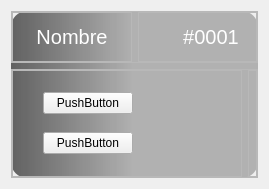
<?xml version="1.0" encoding="UTF-8"?>
<ui version="4.0">
 <class>Form</class>
 <widget class="QWidget" name="Form">
  <property name="geometry">
   <rect>
    <x>0</x>
    <y>0</y>
    <width>269</width>
    <height>189</height>
   </rect>
  </property>
  <property name="windowTitle">
   <string>Form</string>
  </property>
  <layout class="QHBoxLayout" name="horizontalLayout">
   <item>
    <widget class="QStackedWidget" name="state_stacked">
     <property name="styleSheet">
      <string notr="true">#pokemon {

	background-color: qlineargradient(spread:pad, x1:0, y1:0, x2:1, y2:0, stop:0 rgba(97, 97, 97, 255), stop:0.494318 rgba(155, 155, 155, 189));
}</string>
     </property>
     <property name="currentIndex">
      <number>1</number>
     </property>
     <widget class="QWidget" name="loading">
      <property name="styleSheet">
       <string notr="true">#loading {

background-color: #fe908f;

border-radius: 15px;
}</string>
      </property>
      <layout class="QVBoxLayout" name="verticalLayout">
       <property name="leftMargin">
        <number>0</number>
       </property>
       <property name="topMargin">
        <number>0</number>
       </property>
       <property name="rightMargin">
        <number>0</number>
       </property>
       <property name="bottomMargin">
        <number>0</number>
       </property>
       <item>
        <widget class="QFrame" name="frame">
         <property name="frameShape">
          <enum>QFrame::StyledPanel</enum>
         </property>
         <property name="frameShadow">
          <enum>QFrame::Raised</enum>
         </property>
         <layout class="QHBoxLayout" name="horizontalLayout_3">
          <property name="spacing">
           <number>0</number>
          </property>
          <property name="leftMargin">
           <number>0</number>
          </property>
          <property name="topMargin">
           <number>0</number>
          </property>
          <property name="rightMargin">
           <number>0</number>
          </property>
          <property name="bottomMargin">
           <number>0</number>
          </property>
          <item>
           <widget class="QLabel" name="label_loading_animation">
            <property name="text">
             <string/>
            </property>
           </widget>
          </item>
         </layout>
        </widget>
       </item>
       <item>
        <widget class="QFrame" name="frame_2">
         <property name="maximumSize">
          <size>
           <width>16777215</width>
           <height>65</height>
          </size>
         </property>
         <property name="frameShape">
          <enum>QFrame::StyledPanel</enum>
         </property>
         <property name="frameShadow">
          <enum>QFrame::Raised</enum>
         </property>
         <layout class="QVBoxLayout" name="verticalLayout_4">
          <property name="spacing">
           <number>0</number>
          </property>
          <property name="leftMargin">
           <number>15</number>
          </property>
          <property name="topMargin">
           <number>0</number>
          </property>
          <property name="rightMargin">
           <number>15</number>
          </property>
          <property name="bottomMargin">
           <number>0</number>
          </property>
          <item>
           <widget class="QLabel" name="label_loading">
            <property name="text">
             <string>&lt;html&gt;&lt;head/&gt;&lt;body&gt;&lt;p&gt;&lt;span style=&quot; font-size:12pt; color:#ffffff;&quot;&gt;Cargando...&lt;/span&gt;&lt;/p&gt;&lt;/body&gt;&lt;/html&gt;</string>
            </property>
            <property name="alignment">
             <set>Qt::AlignCenter</set>
            </property>
           </widget>
          </item>
          <item>
           <spacer name="verticalSpacer_2">
            <property name="orientation">
             <enum>Qt::Vertical</enum>
            </property>
            <property name="sizeHint" stdset="0">
             <size>
              <width>20</width>
              <height>40</height>
             </size>
            </property>
           </spacer>
          </item>
          <item>
           <widget class="QPushButton" name="btn_retry">
            <property name="styleSheet">
             <string notr="true">#btn_retry {
border: none;
color: #fe908f;
background-color: white;
padding: 6px;
border-radius: 7px;
}</string>
            </property>
            <property name="text">
             <string>Volver a intentar</string>
            </property>
           </widget>
          </item>
          <item>
           <spacer name="verticalSpacer">
            <property name="orientation">
             <enum>Qt::Vertical</enum>
            </property>
            <property name="sizeHint" stdset="0">
             <size>
              <width>20</width>
              <height>40</height>
             </size>
            </property>
           </spacer>
          </item>
         </layout>
        </widget>
       </item>
      </layout>
     </widget>
     <widget class="QWidget" name="pokemon">
      <property name="styleSheet">
       <string notr="true">#pokemon {
background-color: qlineargradient(spread:pad, x1:0, y1:0, x2:1, y2:0, stop:0 rgba(97, 97, 97, 255), stop:0.494318 rgba(155, 155, 155, 189));
border-radius: 16px;
}</string>
      </property>
      <layout class="QVBoxLayout" name="verticalLayout_2">
       <property name="leftMargin">
        <number>0</number>
       </property>
       <property name="topMargin">
        <number>0</number>
       </property>
       <property name="rightMargin">
        <number>0</number>
       </property>
       <property name="bottomMargin">
        <number>0</number>
       </property>
       <item>
        <widget class="QFrame" name="header">
         <property name="maximumSize">
          <size>
           <width>16777215</width>
           <height>52</height>
          </size>
         </property>
         <property name="styleSheet">
          <string notr="true">QLabel {

color: white;
font-size: 20px;
}</string>
         </property>
         <property name="frameShape">
          <enum>QFrame::StyledPanel</enum>
         </property>
         <property name="frameShadow">
          <enum>QFrame::Raised</enum>
         </property>
         <layout class="QHBoxLayout" name="horizontalLayout_4">
          <property name="leftMargin">
           <number>0</number>
          </property>
          <property name="topMargin">
           <number>0</number>
          </property>
          <property name="rightMargin">
           <number>0</number>
          </property>
          <property name="bottomMargin">
           <number>0</number>
          </property>
          <item>
           <widget class="QFrame" name="frame_5">
            <property name="frameShape">
             <enum>QFrame::StyledPanel</enum>
            </property>
            <property name="frameShadow">
             <enum>QFrame::Raised</enum>
            </property>
            <layout class="QHBoxLayout" name="horizontalLayout_6">
             <item>
              <widget class="QLabel" name="label_name">
               <property name="text">
                <string>Nombre</string>
               </property>
               <property name="alignment">
                <set>Qt::AlignCenter</set>
               </property>
              </widget>
             </item>
            </layout>
           </widget>
          </item>
          <item>
           <widget class="QFrame" name="frame_6">
            <property name="frameShape">
             <enum>QFrame::StyledPanel</enum>
            </property>
            <property name="frameShadow">
             <enum>QFrame::Raised</enum>
            </property>
            <layout class="QHBoxLayout" name="horizontalLayout_7">
             <item>
              <spacer name="horizontalSpacer">
               <property name="orientation">
                <enum>Qt::Horizontal</enum>
               </property>
               <property name="sizeType">
                <enum>QSizePolicy::Fixed</enum>
               </property>
               <property name="sizeHint" stdset="0">
                <size>
                 <width>27</width>
                 <height>20</height>
                </size>
               </property>
              </spacer>
             </item>
             <item>
              <widget class="QLabel" name="label_id">
               <property name="text">
                <string>#0001</string>
               </property>
               <property name="alignment">
                <set>Qt::AlignCenter</set>
               </property>
              </widget>
             </item>
            </layout>
           </widget>
          </item>
         </layout>
        </widget>
       </item>
       <item>
        <widget class="QFrame" name="frame_4">
         <property name="frameShape">
          <enum>QFrame::StyledPanel</enum>
         </property>
         <property name="frameShadow">
          <enum>QFrame::Raised</enum>
         </property>
         <layout class="QHBoxLayout" name="horizontalLayout_5">
          <property name="leftMargin">
           <number>0</number>
          </property>
          <property name="topMargin">
           <number>0</number>
          </property>
          <property name="rightMargin">
           <number>0</number>
          </property>
          <property name="bottomMargin">
           <number>0</number>
          </property>
          <item>
           <widget class="QFrame" name="frame_7">
            <property name="sizePolicy">
             <sizepolicy hsizetype="Expanding" vsizetype="Preferred">
              <horstretch>0</horstretch>
              <verstretch>0</verstretch>
             </sizepolicy>
            </property>
            <property name="frameShape">
             <enum>QFrame::StyledPanel</enum>
            </property>
            <property name="frameShadow">
             <enum>QFrame::Raised</enum>
            </property>
            <layout class="QVBoxLayout" name="verticalLayout_3">
             <property name="leftMargin">
              <number>30</number>
             </property>
             <property name="rightMargin">
              <number>9</number>
             </property>
             <item>
              <widget class="QPushButton" name="type_1">
               <property name="maximumSize">
                <size>
                 <width>90</width>
                 <height>16777215</height>
                </size>
               </property>
               <property name="text">
                <string>PushButton</string>
               </property>
              </widget>
             </item>
             <item>
              <widget class="QPushButton" name="type_2">
               <property name="maximumSize">
                <size>
                 <width>90</width>
                 <height>16777215</height>
                </size>
               </property>
               <property name="text">
                <string>PushButton</string>
               </property>
              </widget>
             </item>
            </layout>
           </widget>
          </item>
          <item>
           <widget class="QFrame" name="frame_8">
            <property name="frameShape">
             <enum>QFrame::StyledPanel</enum>
            </property>
            <property name="frameShadow">
             <enum>QFrame::Raised</enum>
            </property>
            <layout class="QHBoxLayout" name="horizontalLayout_8">
             <property name="spacing">
              <number>0</number>
             </property>
             <property name="leftMargin">
              <number>0</number>
             </property>
             <property name="topMargin">
              <number>0</number>
             </property>
             <property name="rightMargin">
              <number>0</number>
             </property>
             <property name="bottomMargin">
              <number>0</number>
             </property>
             <item>
              <widget class="QLabel" name="label_img">
               <property name="maximumSize">
                <size>
                 <width>115</width>
                 <height>115</height>
                </size>
               </property>
               <property name="text">
                <string/>
               </property>
               <property name="pixmap">
                <pixmap>../../resources/images_pokemon/001.png</pixmap>
               </property>
               <property name="scaledContents">
                <bool>true</bool>
               </property>
              </widget>
             </item>
            </layout>
           </widget>
          </item>
         </layout>
        </widget>
       </item>
      </layout>
     </widget>
    </widget>
   </item>
  </layout>
 </widget>
 <resources/>
 <connections/>
</ui>
